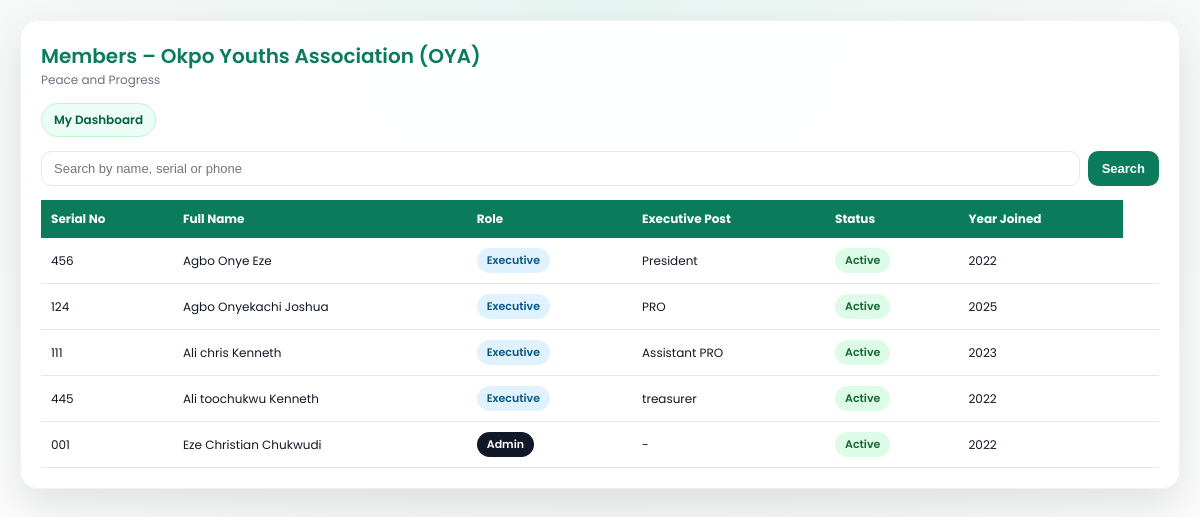
Screenshot of /members/ (signed in) with the database file from the repository.
### accounts/models.py (models this page shows, shortened)
class Member(models.Model):
    ROLE_CHOICES = [
        ('admin', 'Admin'),
        ('executive', 'Executive'),
        ('floor', 'Floor Member'),
    ]
    STATUS_CHOICES = [
        ('active', 'Active'),
        ('inactive', 'Inactive'),
        ('suspended', 'Suspended'),
    ]
    serial_number = models.CharField(max_length=20, unique=True)
    full_name = models.CharField(max_length=200)
    phone_number = models.CharField(max_length=20)
    gender = models.CharField(max_length=10)
    age = models.PositiveIntegerField()
    role = models.CharField(max_length=20, choices=ROLE_CHOICES)
    executive_position = models.CharField(max_length=100, null=True, blank=True)
    status = models.CharField(max_length=20, choices=STATUS_CHOICES)
    year_joined = models.PositiveIntegerField()
    password = models.CharField(max_length=128)  # hashed later
    created_at = models.DateTimeField(auto_now_add=True)

### accounts/decorators.py (the view)
    def wrapper(request, *args, **kwargs):
        if not request.session.get('member_id'):
            return redirect('login')
        return view_func(request, *args, **kwargs)

### accounts/views.py (called while the page is built)
@login_required
def members_list(request):
    query = request.GET.get('q', '')
    if query:
        members = Member.objects.filter(
            Q(full_name__icontains=query) |
            Q(serial_number__icontains=query) |
            Q(phone_number__icontains=query)
        )
    else:
        members = Member.objects.all().order_by('full_name')
    return render(request, 'accounts/members_list.html', {'members': members, 'query': query})

### accounts/templates/accounts/members_list.html (shortened to what this page needs)
<!DOCTYPE html>
<html lang="en">
<head>
</head>
<body>
  <div class="container">
    <h2>Members – Okpo Youths Association (OYA)</h2>
    <div class="tagline">Peace and Progress</div>
    <div class="nav">
      <a href="{% url 'dashboard' %}">My Dashboard</a>
    </div>
    <form method="get" class="search-box">
      <input type="text" name="q" placeholder="Search by name, serial or phone" value="{{ query }}">
      <button type="submit">Search</button>
    </form>
    <div class="table-wrap">
      <table>
        <thead>
          <tr>
            <th>Serial No</th>
            <th>Full Name</th>
            <th>Role</th>
            <th>Executive Post</th>
            <th>Status</th>
            <th>Year Joined</th>
          </tr>
        </thead>
        <tbody>
          {% for member in members %}
          <tr>
            <td>{{ member.serial_number }}</td>
            <td>{{ member.full_name }}</td>
            <td>
              <span class="badge {% if member.role == 'admin' %}badge-admin{% else %}badge-member{% endif %}">
                {{ member.role|title }}
              </span>
            </td>
            <td>
              {% if member.executive_position %}
                {{ member.executive_position }}
              {% else %}
                -
              {% endif %}
            </td>
            <td>
              <span class="badge badge-{{ member.status }}">
                {{ member.status|title }}
              </span>
            </td>
            <td>{{ member.year_joined }}</td>
            <td>
</td>
          </tr>
          {% empty %}
          <tr>
            <td colspan="7" style="text-align:center; padding:16px; color:#6b7280;">
              No members found.
            </td>
          </tr>
          {% endfor %}
        </tbody>
      </table>
    </div>
  </div>
</body>
</html>

### accounts/templates/accounts/members_list.html (style rules this page uses)
* { box-sizing: border-box; }
body { margin: 0; min-height: 100vh; font-family: 'Poppins', sans-serif; background: radial-gradient(circle at top, #e6f5f1, #f5f7f6, #ffffff); padding: 20px; }
.container { max-width: 1200px; margin: auto; background: rgba(255,255,255,0.95); backdrop-filter: blur(6px); padding: 20px; border-radius: 18px; box-shadow: 0 16px 40px rgba(0,0,0,0.1); border: 1px solid #eef2f7; }
h2 { margin: 0; color: #0a7c5b; font-weight: 600; font-size: 20px; }
.tagline { font-size: 12px; color: #6b7280; margin-bottom: 14px; }
.nav { display: flex; flex-wrap: wrap; gap: 8px; margin-bottom: 14px; }
.nav a { padding: 7px 12px; border-radius: 999px; text-decoration: none; font-weight: 600; font-size: 12px; background: #ecfdf5; color: #065f46; border: 1px solid #bbf7d0; transition: 0.2s ease; }
.search-box { display: flex; gap: 8px; margin-bottom: 14px; }
.search-box input { flex: 1; padding: 9px 12px; border-radius: 10px; border: 1px solid #e5e7eb; outline: none; font-size: 13px; }
.search-box button { padding: 9px 14px; border-radius: 10px; border: none; background: #0a7c5b; color: white; font-weight: 600; cursor: pointer; font-size: 13px; }
.table-wrap { overflow-x: auto; }
table { width: 100%; border-collapse: collapse; min-width: 700px; }
th { background: #0a7c5b; color: white; padding: 10px; font-size: 12px; text-align: left; }
td { padding: 10px; border-bottom: 1px solid #e5e7eb; font-size: 12px; color: #111827; }
.badge { padding: 4px 10px; border-radius: 999px; font-size: 11px; font-weight: 600; display: inline-block; }
.badge-admin { background: #111827; color: white; }
.badge-member { background: #e0f2fe; color: #075985; }
.badge-active { background: #dcfce7; color: #166534; }

### rows the page displays
Member: serial_number "456", full_name "Agbo Onye Eze", role "Executive", executive_position "President", status "Active", year_joined "2022"
Member: serial_number "124", full_name "Agbo Onyekachi Joshua", role "Executive", executive_position "PRO", status "Active", year_joined "2025"
Member: serial_number "111", full_name "Ali chris Kenneth", role "Executive", executive_position "Assistant PRO", status "Active", year_joined "2023"
Member: serial_number "445", full_name "Ali toochukwu Kenneth", role "Executive", executive_position "treasurer", status "Active", year_joined "2022"
Member: serial_number "001", full_name "Eze Christian Chukwudi", role "Admin", status "Active", year_joined "2022"
